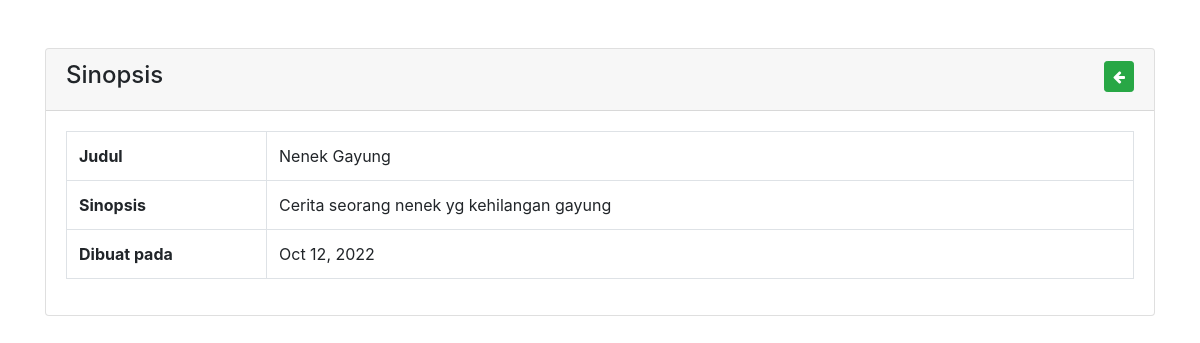
Screenshot of /show/6 with the database file from the repository.
### sinopsis/models.py (models this page shows)
class Post(models.Model):
    judul = models.CharField(max_length=255)
    sinopsis = models.TextField()
    created_at = models.DateTimeField( auto_now_add = True)
    class Meta:
        db_table = "buku_sinopsis"

### sinopsis/views.py (the view)
# urls.py: path('show/<int:id>', views.show, name='show'),
def show(request, id):
    post = Post.objects.get(id=id)
    template = loader.get_template('show.html')
    context = {
        'post': post,
    }
    return HttpResponse(template.render(context, request))

### sinopsis/templates/show.html (shortened to what this page needs)
<!DOCTYPE html>
<html>
<head>
    <link rel="stylesheet" href="https://cdn.jsdelivr.net/npm/bootstrap@4.6.1/dist/css/bootstrap.min.css">
    <link rel="stylesheet" href="https://cdnjs.cloudflare.com/ajax/libs/font-awesome/4.7.0/css/font-awesome.min.css" />
</head>
<body>
    <div class="container mt-5">
        <div class="row">
            <div class="col-md-12">
                <div class="card">
                    <div class="card-header">
                        <div class="row">
                            <div class="col-md-9">
                                <h4>Sinopsis</h4>
                            </div>
                            <div class="col-md-3 text-right">
                                <a href="{% url 'index' %}" class="btn btn-success btn-sm"> <i class="fa fa-arrow-left"></i></a>
                            </div>
                        </div>
                    </div>
                    <div class="card-body">
                        <table class="table table-bordered table-hover">
                            <tbody>
                                <tr>
                                    <th width="200px">Judul</th>
                                    <td>{{ post.judul }}</td>
                                </tr>
                                <tr>
                                    <th width="200px">Sinopsis</th>
                                    <td>{{ post.sinopsis }}</td>
                                </tr>
                                <tr>
                                    <th width="200px">Dibuat pada</th>
                                    <td>{{ post.created_at|date:"M d, Y" }}</td>
                                </tr>
                            </tbody>
                        </table>
                    </div>
                </div>
            </div>
        </div>
    </div>
</body>
</html>

### rows the page displays
Post: judul "Nenek Gayung", sinopsis "Cerita seorang nenek yg kehilangan gayung", created_at "Oct 12, 2022"
